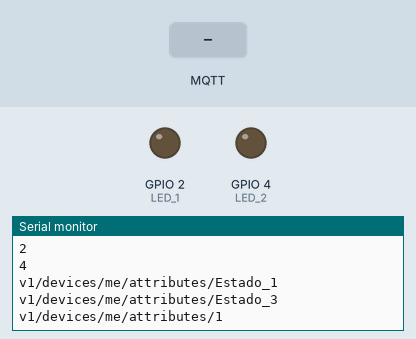
Recording of a sketch running on a simulated ESP32. On the bench: output pins drawn as LEDs (lit = HIGH), the last lines printed to the serial monitor. The test bench sets the inputs (shaded band). WiFi joins after 1.5 s; servers stay silent unless stated; no MQTT or app messages arrive unless stated.

Above: at 3.2 s.
3.3 s: MQTT message "1" arrives on the first subscribed topic
At 4.5 s:
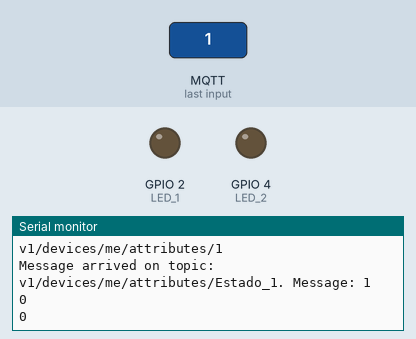
4.8 s: MQTT message "on" arrives on the first subscribed topic
At 5.6 s:
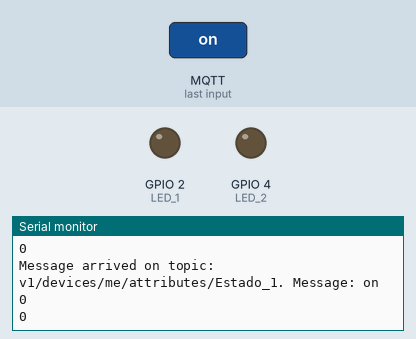
6.3 s: MQTT message "off" arrives on the first subscribed topic
At 6.8 s:
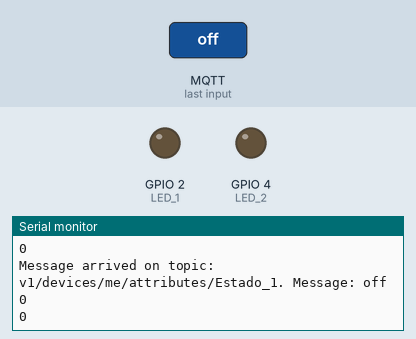
Timing chart, 0 to 9.3 s (numbered marks = the images above; inputs shaded):
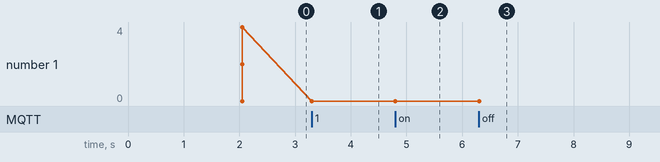

Measured:
- after the input at 3.3 s, the serial monitor: prints a new line at once (image 1)
- after the input at 4.8 s, the serial monitor: prints a new line at once (image 2)
- after the input at 6.3 s, the serial monitor: prints a new line at once (image 3)

The sketch:

Atributos_ThingsBoard_Er.ino
```cpp
#include <WiFi.h>
#include <PubSubClient.h>

const char* ssid = "WIFI-CIE-UNAM-101";
const char* password = "";
const char* mqttServer = "tb.ier.unam.mx";
const char* deviceToken = "wdfuaAGMmbW0CbUvpYjN";

WiFiClient espClient;
PubSubClient client(espClient);

#define LED_1 2
#define LED_2 4

int Estado_led_1 = 0;
int Estado_led_2 = 0;


void setup() {
  Serial.begin(115200);
  WiFi.begin(ssid, password);

  pinMode(LED_1,OUTPUT);
  pinMode(LED_2,OUTPUT);

  while (WiFi.status() != WL_CONNECTED) {
    delay(1000);
    Serial.println("Connecting to WiFi...");
  }

  Serial.println("Connected to WiFi");
  client.setServer(mqttServer, 1883);
  client.setCallback(callback);
  reconnect();
}

void loop() {
  if (!client.connected()) {
    reconnect();
  }

  digitalWrite(LED_1,LOW);
  digitalWrite(LED_2,LOW);
  client.loop();
}

void callback(char* topic, byte* payload, unsigned int length) {
  // Procesa los mensajes recibidos desde ThingsBoard
  String message = "";
  for (int i = 0; i < length; i++) {
    message += (char)payload[i];
  }


  Serial.print("Message arrived on topic: ");
  Serial.print(topic);
  Serial.print(". Message: ");
  Serial.println(message);
  Serial.println(Estado_led_1);
  Serial.println(Estado_led_2);
}

void reconnect() {
  while (!client.connected()) {
    if (client.connect("ESP32Client", deviceToken, NULL)) {
      Serial.println("Connected to MQTT broker");
      // Leer los atributos del dispositivo en ThingsBoard
      String attributeTopic1 = "v1/devices/me/attributes/Estado_1";
      String attributeTopic2 = "v1/devices/me/attributes/Estado_3";
      String attributeTopic3 = "v1/devices/me/attributes/1";
      client.subscribe(attributeTopic1.c_str());
      client.subscribe(attributeTopic2.c_str());
      client.subscribe(attributeTopic3.c_str());

      Serial.println(Estado_led_1);
      Serial.println(Estado_led_2);
      Serial.println(LED_1);
      Serial.println(LED_2);
      Serial.println(attributeTopic1.c_str());
      Serial.println(attributeTopic2.c_str());
      Serial.println(attributeTopic3.c_str());

    } else {
      Serial.print("Failed to connect to MQTT broker, rc=");
      Serial.print(client.state());
      Serial.println(" Retrying in 5 seconds...");
      delay(5000);
    }
  }
}
```
